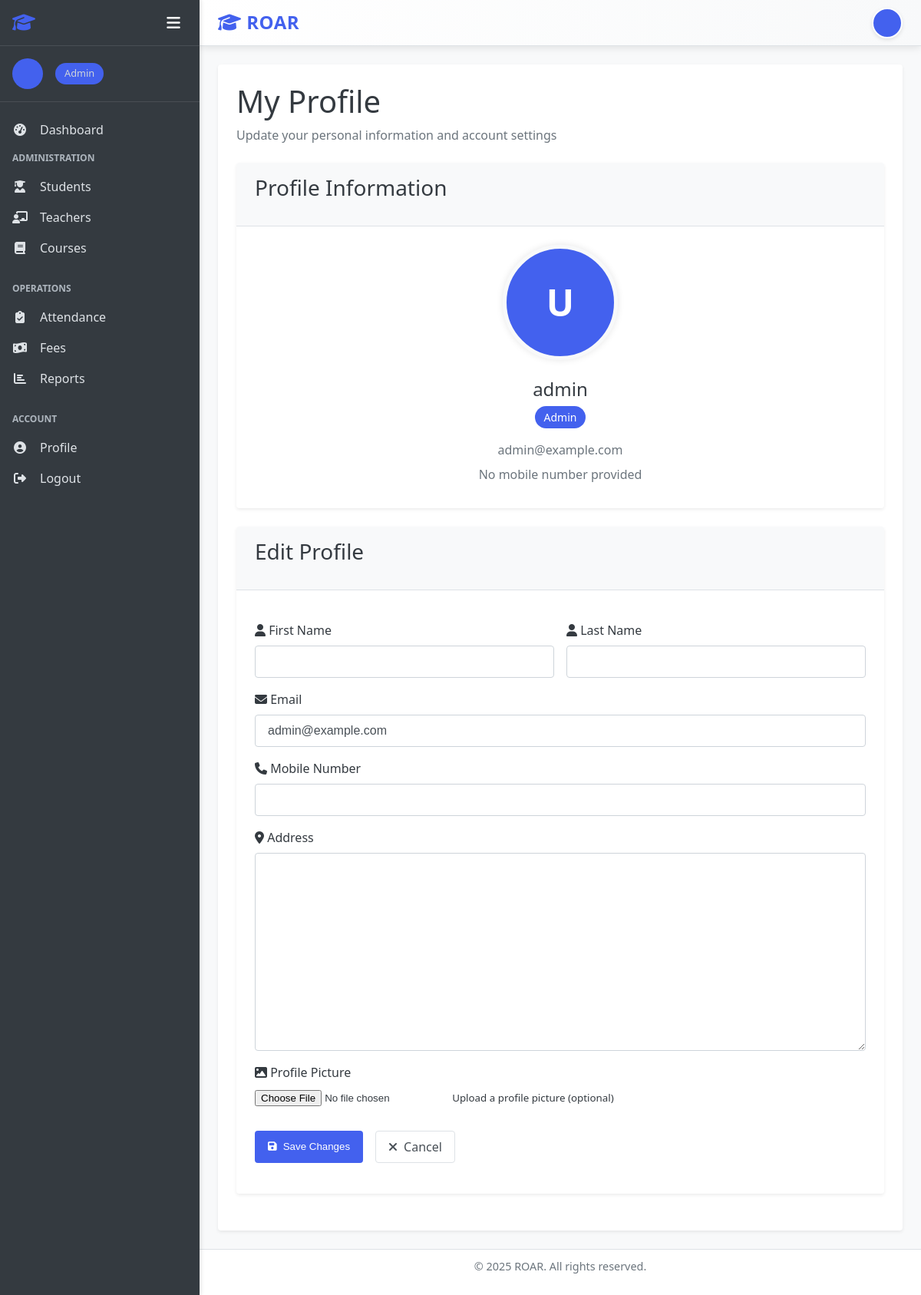
The app's page /accounts/profile/ (signed in) with its own data.
### accounts/models.py (models this page shows, shortened)
class User(AbstractUser):
    USER_TYPE_CHOICES = (
        ('admin', 'Admin'),
        ('teacher', 'Teacher'),
        ('student', 'Student'),
    )
    user_type = models.CharField(max_length=10, choices=USER_TYPE_CHOICES, default='student')
    profile_pic = models.ImageField(upload_to='profile_pics/', null=True, blank=True)
    address = models.TextField(null=True, blank=True)
    mobile = models.CharField(max_length=15, null=True, blank=True)
    @property
    def is_admin(self):
        return self.user_type == 'admin'
    @property
    def is_teacher(self):
        return self.user_type == 'teacher'
    @property
    def is_student(self):
        return self.user_type == 'student'

### accounts/views.py (the view)
# urls.py: path('profile/', views.profile_view, name='profile'),
@login_required
def profile_view(request):
    if request.method == 'POST':
        form = UserProfileForm(request.POST, request.FILES, instance=request.user)
        if form.is_valid():
            form.save()
            messages.success(request, 'Your profile has been updated successfully!')
            return redirect('profile')
    else:
        form = UserProfileForm(instance=request.user)
    return render(request, 'accounts/profile.html', {'form': form})

### accounts/forms.py
class UserProfileForm(forms.ModelForm):
    class Meta:
        model = User
        fields = ('first_name', 'last_name', 'email', 'profile_pic', 'address', 'mobile')
    def __init__(self, *args, **kwargs):
        super().__init__(*args, **kwargs)
        for field_name, field in self.fields.items():
            field.widget.attrs['class'] = 'form-control'
            if field_name == 'profile_pic':
                field.widget.attrs['class'] = 'form-control-file'

### templates/accounts/profile.html (shortened to what this page needs)
{% extends "base.html" %}
{% block content %}
<div class="dashboard-header">
    <h1>My Profile</h1>
    <p>Update your personal information and account settings</p>
</div>
<div class="row">
    <div class="col-md-4">
        <div class="card">
            <div class="card-header">
                <h3>Profile Information</h3>
            </div>
            <div class="card-body">
                <div class="profile-info">
                    <div class="profile-pic-container">
                        {% if user.profile_pic %}
                            <img src="{{ user.profile_pic.url }}" alt="{{ user.get_full_name }}" class="profile-pic">
                        {% else %}
                            <div class="profile-pic-placeholder">
                                {{ user.first_name|first|default:"U" }}{{ user.last_name|first|default:"" }}
                            </div>
                        {% endif %}
                    </div>
                    <div class="profile-details">
                        <h4>{{ user.get_full_name|default:user.username }}</h4>
                        <p class="user-role">{{ user.get_user_type_display }}</p>
                        <p class="user-email">{{ user.email|default:"No email provided" }}</p>
                        <p class="user-mobile">{{ user.mobile|default:"No mobile number provided" }}</p>
                    </div>
                </div>
            </div>
        </div>
    </div>
    <div class="col-md-8">
        <div class="card">
            <div class="card-header">
                <h3>Edit Profile</h3>
            </div>
            <div class="card-body">
                <form method="post" enctype="multipart/form-data" class="profile-form">
                    <div class="form-row">
                        <div class="form-group col-md-6">
                            <label for="{{ form.first_name.id_for_label }}">
                                <i class="fas fa-user"></i> First Name
                            </label>
                            {{ form.first_name }}
                        </div>
                        <div class="form-group col-md-6">
                            <label for="{{ form.last_name.id_for_label }}">
                                <i class="fas fa-user"></i> Last Name
                            </label>
                            {{ form.last_name }}
                        </div>
                    </div>
                    <div class="form-group">
                        <label for="{{ form.email.id_for_label }}">
                            <i class="fas fa-envelope"></i> Email
                        </label>
                        {{ form.email }}
                    </div>
                    <div class="form-group">
                        <label for="{{ form.mobile.id_for_label }}">
                            <i class="fas fa-phone"></i> Mobile Number
                        </label>
                        {{ form.mobile }}
                    </div>
                    <div class="form-group">
                        <label for="{{ form.address.id_for_label }}">
                            <i class="fas fa-map-marker-alt"></i> Address
                        </label>
                        {{ form.address }}
                    </div>
                    <div class="form-group">
                        <label for="{{ form.profile_pic.id_for_label }}">
                            <i class="fas fa-image"></i> Profile Picture
                        </label>
                        {{ form.profile_pic }}
                        <small class="form-text text-muted">Upload a profile picture (optional)</small>
                    </div>
                    <div class="form-actions">
                        <button type="submit" class="btn btn-primary">
                            <i class="fas fa-save"></i> Save Changes
                        </button>
                        <a href="{% url 'dashboard' %}" class="btn btn-outline">
                            <i class="fas fa-times"></i> Cancel
                        </a>
                    </div>
                </form>
            </div>
        </div>
    </div>
</div>
{% endblock %}

### templates/base.html (shortened to what this page needs)
<!DOCTYPE html>
<html lang="en">
<head>
    <link rel="stylesheet" href="/static/css/style.css">
    <link rel="stylesheet" href="https://cdnjs.cloudflare.com/ajax/libs/font-awesome/6.4.0/css/all.min.css">
</head>
<body>
    <div class="app-container {% if not user.is_authenticated %}auth-page{% endif %}">
        {% if user.is_authenticated %}
        <aside class="sidebar">
            <div class="sidebar-header">
                <h2><i class="fas fa-graduation-cap"></i> </h2>
                <div class="sidebar-controls">
                    <button class="sidebar-toggle" id="sidebarToggle">
                        <i class="fas fa-bars"></i>
                    </button>
                </div>
            </div>
            <div class="sidebar-user">
                {% if user.profile_pic %}
                    <img src="{{ user.profile_pic.url }}" alt="{{ user.get_full_name }}" class="user-avatar">
                {% else %}
                    <div class="user-avatar-placeholder">
                    </div>
                {% endif %}
                <div class="user-info">
                    <p class="user-role">{{ user.get_user_type_display }}</p>
                </div>
            </div>
            <nav class="sidebar-nav">
                <ul>
                    <li><a href="{% url 'dashboard' %}" class="{% if request.path == '/' %}active{% endif %}">
                        <i class="fas fa-tachometer-alt"></i> <span class="menu-text">Dashboard</span>
                    </a></li>
                    {% if user.is_admin %}
                    <li class="nav-section">
                        <span class="nav-section-title">Administration</span>
                        <ul>
                            <li><a href="{% url 'student_list' %}" class="{% if '/students/' in request.path %}active{% endif %}">
                                <i class="fas fa-user-graduate"></i> <span class="menu-text">Students</span>
                            </a></li>
                            <li><a href="{% url 'teacher_list' %}" class="{% if '/teachers/' in request.path %}active{% endif %}">
                                <i class="fas fa-chalkboard-teacher"></i> <span class="menu-text">Teachers</span>
                            </a></li>
                            <li><a href="{% url 'course_list' %}" class="{% if '/courses/' in request.path %}active{% endif %}">
                                <i class="fas fa-book"></i> <span class="menu-text">Courses</span>
                            </a></li>
                        </ul>
                    </li>
                    <li class="nav-section">
                        <span class="nav-section-title">Operations</span>
                        <ul>
                            <li><a href="{% url 'attendance_record_list' %}" class="{% if '/attendance/' in request.path %}active{% endif %}">
                                <i class="fas fa-clipboard-check"></i> <span class="menu-text">Attendance</span>
                            </a></li>
                            <li><a href="{% url 'fee_invoice_list' %}" class="{% if '/fees/' in request.path %}active{% endif %}">
                                <i class="fas fa-money-bill-wave"></i> <span class="menu-text">Fees</span>
                            </a></li>
                            <li><a href="{% url 'report_dashboard' %}" class="{% if '/reports/' in request.path %}active{% endif %}">
                                <i class="fas fa-chart-bar"></i> <span class="menu-text">Reports</span>
                            </a></li>
                        </ul>
                    </li>
                    {% endif %}
                    <li class="nav-section">
                        <span class="nav-section-title">Account</span>
                        <ul>
                            <li><a href="{% url 'profile' %}">
                                <i class="fas fa-user-circle"></i> <span class="menu-text">Profile</span>
                            </a></li>
                            <li><a href="{% url 'logout' %}">
                                <i class="fas fa-sign-out-alt"></i> <span class="menu-text">Logout</span>
                            </a></li>
                        </ul>
                    </li>
                </ul>
            </nav>
        </aside>
        {% endif %}
        <main class="main-content {% if not user.is_authenticated %}auth-main{% endif %}">
            {% if user.is_authenticated %}
            <header class="main-header">
                <div class="header-left">
                    <h1><i class="fas fa-graduation-cap"></i> ROAR</h1>
                </div>
                <div class="header-right">
                    <div class="header-user">
                        <a href="{% url 'profile' %}" class="user-profile-link">
                            {% if user.profile_pic %}
                            <img src="{{ user.profile_pic.url }}" alt="{{ user.get_full_name }}" class="user-avatar-small">
                            {% else %}
                            <div class="user-avatar-small-placeholder">
                            </div>
                            {% endif %}
                        </a>
                    </div>
                </div>
            </header>
            {% endif %}
            <div class="content-wrapper">
                <div class="content">
                    {% block content %}{% endblock %}
                </div>
            </div>
            <footer class="main-footer">
                <p>&copy; {% now "Y" %} ROAR. All rights reserved.</p>
            </footer>
        </main>
    </div>
</body>
</html>

### templates/accounts/profile.html (style rules this page uses)
.profile-info { display: flex; flex-direction: column; align-items: center; text-align: center; }
.profile-pic-container { margin-bottom: 1.5rem; }
.profile-pic-placeholder { width: 150px; height: 150px; border-radius: 50%; background-color: var(--primary-color); color: white; display: flex; align-items: center; justify-content: center; font-size: 3rem; font-weight: bold; border: 5px solid #f8f9fa; box-shadow: 0 0 10px rgba(0, 0, 0, 0.1); }
.profile-details h4 { margin-bottom: 0.5rem; }
.user-role { display: inline-block; background-color: var(--primary-color); color: white; padding: 0.25rem 0.75rem; border-radius: 1rem; font-size: 0.875rem; margin-bottom: 1rem; }
.user-email, .user-mobile { color: var(--gray-600); margin-bottom: 0.5rem; }
.profile-form { padding: 1rem 0; }
.form-actions { margin-top: 2rem; display: flex; gap: 1rem; }

### records on screen
User: user_type "Admin", first_name|first "U", get_full_name "admin", email "admin@example.com", mobile "No mobile number provided"
